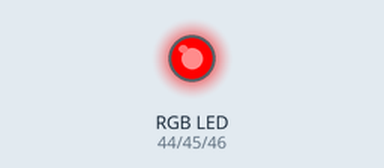
Simulated run of this sketch. Board: Arduino Mega 2560, built with avr-gcc and run on an emulated ATmega2560. Shown: an RGB LED mixed from three pins (HIGH = lit).

Above: at 0.02 s.
At 0.77 s:
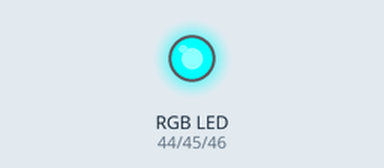
At 1.47 s:
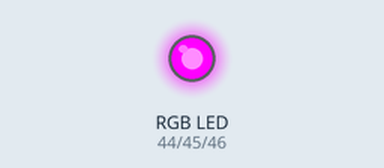
At 2.92 s:
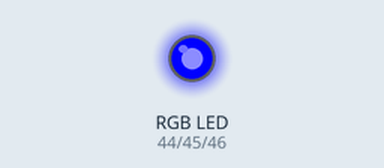
Timing chart, 0 to 3.2 s (numbered marks = the images above):
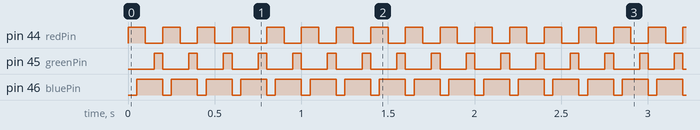

The sketch:

led-rgb-debug.ino
```cpp
int redPin = 44;    // Pin connected to the red channel of the RGB LED
int greenPin = 45; // Pin connected to the green channel of the RGB LED
int bluePin = 46;  // Pin connected to the blue channel of the RGB LED
int delayTime = 50; // Delay between color changes

void setup() {
  pinMode(redPin, OUTPUT);
  pinMode(greenPin, OUTPUT);
  pinMode(bluePin, OUTPUT);
}

void loop() {
  // Activate red and turn off green and blue (simulate emergency red light)
  analogWrite(redPin, 255);
  analogWrite(greenPin, 0);
  analogWrite(bluePin, 0);
  delay(delayTime);

  // Activate red and blue (simulate transitioning to red and blue lights)
  analogWrite(redPin, 255);
  analogWrite(greenPin, 0);
  analogWrite(bluePin, 255);
  delay(delayTime);

  // Activate blue and turn off red (simulate emergency blue light)
  analogWrite(redPin, 0);
  analogWrite(greenPin, 0);
  analogWrite(bluePin, 255);
  delay(delayTime);

  // Activate blue and green (simulate transitioning to blue and green lights)
  analogWrite(redPin, 0);
  analogWrite(greenPin, 255);
  analogWrite(bluePin, 255);
  delay(delayTime);
}
```

Measured:
- by itself, pin 44 (redPin): alternates HIGH for 0.10 s and LOW for 0.10 s
- by itself, pin 45 (greenPin): alternates HIGH for 0.05 s and LOW for 0.15 s
- by itself, pin 46 (bluePin): alternates HIGH for 0.15 s and LOW for 0.05 s
